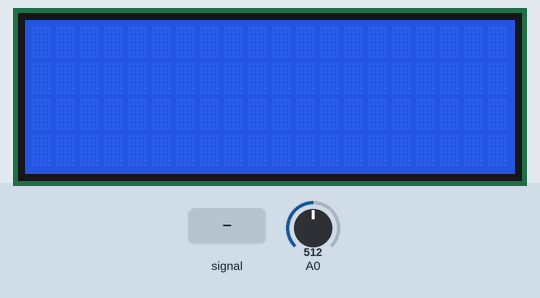
Simulated run of this sketch. Board: Arduino Uno, built with avr-gcc and run on an emulated ATmega328P. Parts: 20×4 character LCD. The inputs (shaded band) are chosen by the test bench; at power-on: A0 = 512. What the sketch prints to the serial monitor is not drawn.

Above: at 1.2 s.
1.3 s: A0 fed a 1000 Hz sine of ±255 counts around its level
At 4.2 s:
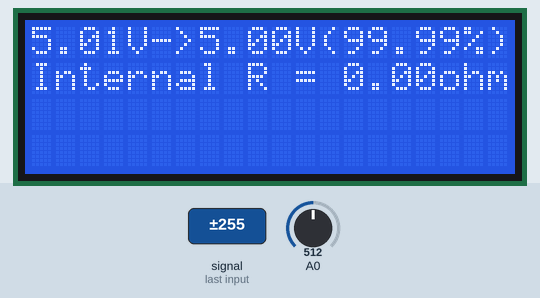
4.3 s: A0 set to 107
At 6.7 s:
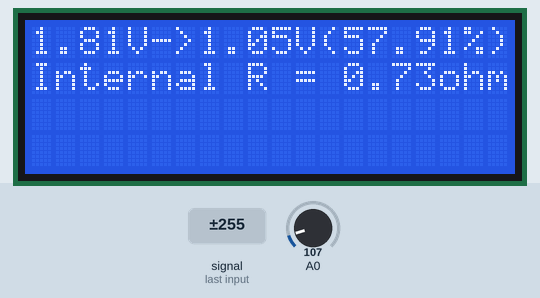
7.3 s: A0 set to 93
At 10.0 s:
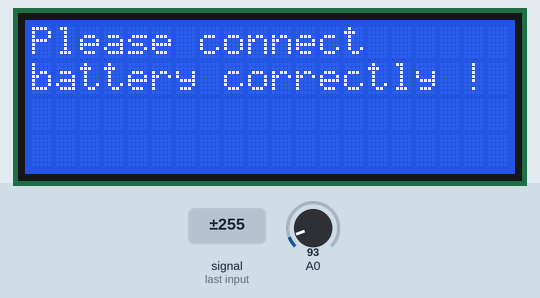
10.3 s: A0 set to 122
11.8 s: A0 fed a 200 Hz sine of ±81 counts around its level
At 14.6 s:
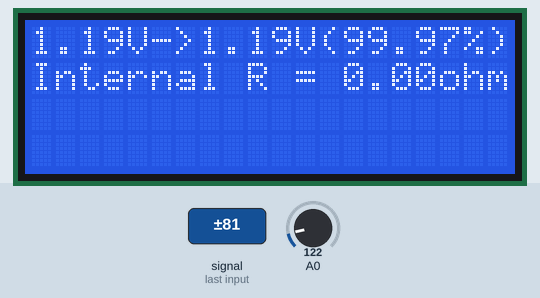
14.8 s: A0 set to 0
At 16.7 s:
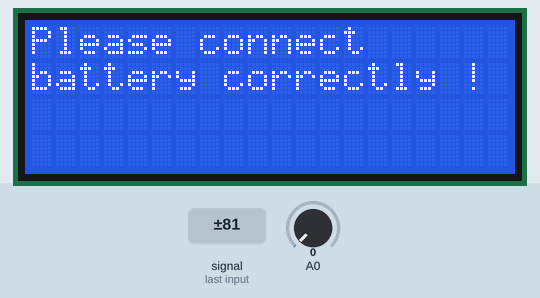
Timing chart, 0 to 17.8 s (numbered marks = the images above; inputs shaded):
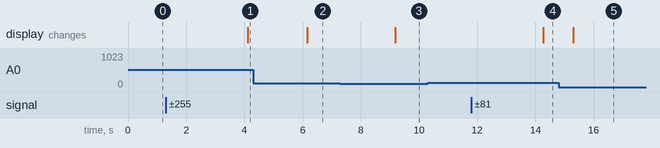

The sketch:

Rin.ino
```cpp
#include <Wire.h>

//LCD
#include <LiquidCrystal_I2C.h>
LiquidCrystal_I2C lcd(0x27, 20, 4);

// Current sensor
#include <Adafruit_INA219.h>
#define I2C_ADDRESS 0x40
Adafruit_INA219 ina219;

// Digital to Analog Convertor
#include <Adafruit_MCP4725.h>
Adafruit_MCP4725 dac;
#define DAC_RESOLUTION (9)

const float loadR = 1;            // Load Resistor (5W)

void setup() {

  Serial.begin(9600);
  Serial.println("*** Please connect batteries correctly !!! ***");
  Serial.println(" ");

  // DAC
  dac.begin(0x60);
  if (!dac.begin(0x60)) {
    Serial.println("Couldn't find MCP4725!");
    while (1);
  }

  // LCD
  lcd.begin();
}

void loop() {
  int long adcOff = 0;
  int long adcOn = 0;
  int long sampleOff = 0;
  int long sampleOn = 0;
  int long curTime = millis();

  dac.setVoltage(0, false);

  while(millis()-curTime < 1000)
  {      // Battery Voltage without Load
    adcOff += analogRead(A0) * 2;
    sampleOff += 1;
  }
  float load_ocv = (float)adcOff/sampleOff/1023.0*5.0;
  float voltageOn = load_ocv;

  if(load_ocv > 1.0)
  {
    dac.setVoltage(500, false);
    while(millis()-curTime < 2000) {    // Battery Voltage with Load
      adcOn += analogRead(A0) * 2;
      sampleOn += 1;
    }
    voltageOn = (float)adcOn/sampleOn/1023.0*5.0;
  }
  else
  {
    lcd.clear();
    lcd.setCursor(0,0);
    lcd.print("Please connect");
    lcd.setCursor(0,1);
    lcd.print("battery correctly !");
  }

  if(load_ocv > 1.0 && voltageOn > 1.0 && load_ocv > voltageOn)
  {
    lcd.clear();
    lcd.setCursor(0, 0);
    lcd.print(String(load_ocv) + "V" + "->" + String(voltageOn) + "V" + "(" + String(voltageOn/load_ocv*100.0) + "%)");
    lcd.setCursor(0,1);
    lcd.print("Internal R = " + String((load_ocv/voltageOn-1.0)*loadR) + "ohm");
    Serial.print(load_ocv, 3);
    Serial.print(" --> ");
    Serial.print(voltageOn, 3);
    Serial.print(" V (");
    Serial.print(voltageOn/load_ocv*100.0, 1);
    Serial.print("%), Internal R = ");
    Serial.print((load_ocv/voltageOn-1.0)*loadR, 3);
    Serial.println(" ohm");
  }
}
```

Measured:
- the behaviour switches between 103 and 102 on A0 (found by bisection; images 2 and 3)
- after the input at 1.3 s, the display: changes after 2.8 s (image 1)
- after the input at 4.3 s, the display: changes after 1.9 s (image 2)
- after the input at 7.3 s, the display: changes after 1.9 s (image 3)
- after the input at 10.3 s, every drawn part: stays the same
- after the input at 11.8 s, the display: changes after 2.5 s (image 4)
- after the input at 14.8 s, the display: changes after 0.50 s (image 5)
